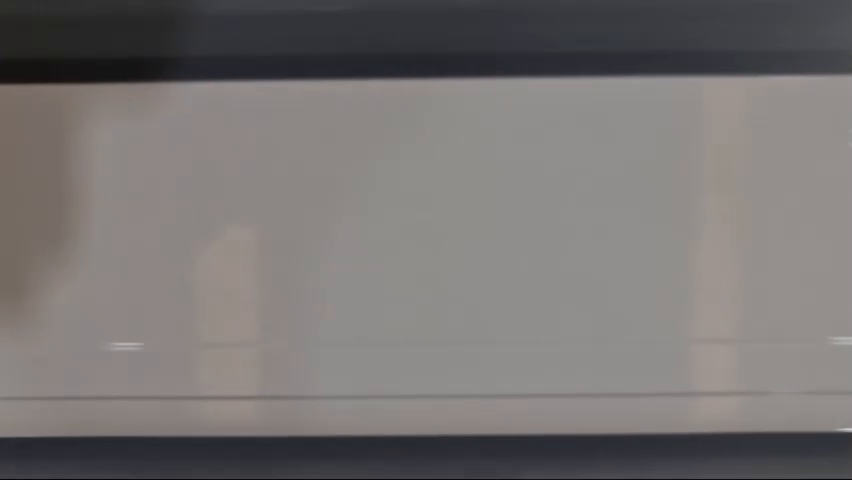
#> input picture frame 42 of static/video_esteira3_editado.mp4, 852 x 480 px
$ python testes_antes_de_aplicar.py   (older library calls are emulated)
#> lines starting #> are read from the running program, lines starting #| are printed output that depends on the picture; after the words box and inside, x2 and y2 are one past the last pixel; in counts of white or black regions, pixels touching at a corner belong together
import cv2
import numpy as np
import time

# video_path = 'static/video_esteira2_editado.mp4'
video_path = 'static/video_esteira3_editado.mp4'
# video_path = 'static/video_esteira2.mp4'
# video_path = 'static/video_esteira3.mp4'
cap = cv2.VideoCapture(video_path)
pontos_roi = [(570, 10), (480, 10), (480, 475), (570, 475)]
threshold_media_resultado = 11
maior_area = 50000 # area maxima de contorno dinamico
area_limite = 26000 # area minima de contorno dinamico
frames_processados = []
resultados = []

def extrair_roi_corretamente(frame):
    pts = np.array(pontos_roi, dtype=np.int32)
    pts = pts.reshape((-1, 1, 2))
    mask = np.zeros(frame.shape[:2], dtype=np.uint8)
    cv2.fillPoly(mask, [pts], 255)
    masked = cv2.bitwise_and(frame, frame, mask=mask)
    x, y, w, h = cv2.boundingRect(pts)
    roi_cortada = masked[y:y+h, x:x+w]
    return roi_cortada, (x, y, w, h)

def contornos(frame):
    gray = cv2.cvtColor(frame, cv2.COLOR_BGR2GRAY)
    _, thresh = cv2.threshold(gray, 120, 255, cv2.THRESH_BINARY)
    contours, _ = cv2.findContours(thresh, cv2.RETR_EXTERNAL, cv2.CHAIN_APPROX_SIMPLE)
    largest_rect = None
    for contour in contours:
        area = cv2.contourArea(contour)
        if area_limite < area < maior_area:
            x, y, w, h = cv2.boundingRect(contour)
            largest_rect = (x, y, w, h)
    if largest_rect is not None:
        return True, largest_rect
    else:
        return False, None

def process_frame(frame):
    mask = np.zeros_like(frame)
    cv2.fillPoly(mask, [np.array(pontos_roi, np.int32)], (255, 255, 255))
    gray_roi = cv2.cvtColor(frame, cv2.COLOR_BGR2GRAY)
    sobelx = cv2.Sobel(gray_roi, cv2.CV_64F, 1, 0, ksize=5)
    sobely = cv2.Sobel(gray_roi, cv2.CV_64F, 0, 1, ksize=5)
    sobel = cv2.magnitude(sobelx, sobely)
    sobel_bgr = cv2.cvtColor(cv2.convertScaleAbs(sobel), cv2.COLOR_GRAY2BGR)
    return sobel_bgr

def pontuacoes(processed_roi_contour):
    porcentagem_falhas_atual = np.mean(processed_roi_contour) / 255 * 100
    frames_processados.append(porcentagem_falhas_atual)
    return porcentagem_falhas_atual

# [48 lines left out: functions find_high_deviant_sequences, find_subsequence_indexes, analise_de_frames, escolhe_cor_resultado, not called in this run]

def menu_lateral(frame, status, porcentagem_falhas_atual, resultados, cor_resultado):
    cor_status=(255, 255, 255) if status=="OCIOSO" else (0, 255, 255)
    altura, largura = frame.shape[:2]
    largura_menu = 300
    cor_fundo = (50, 50, 50)
    menu = np.full((altura, largura_menu, 3), cor_fundo, dtype=np.uint8)
    margem_superior = 30
    espaco_entre_textos = 30
    cv2.putText(menu, f"Status: {status}", (10, margem_superior), cv2.FONT_HERSHEY_SIMPLEX, 0.5, cor_status, 1)
    cv2.putText(menu, f"Falhas: {porcentagem_falhas_atual:.2f}%", (10, margem_superior + espaco_entre_textos), cv2.FONT_HERSHEY_SIMPLEX, 0.5, (255, 255, 255), 1)
    cv2.putText(menu, "Media | analises | Sequencia", (10, margem_superior + 3*espaco_entre_textos), cv2.FONT_HERSHEY_SIMPLEX, 0.5, (255, 255, 255), 1)
    for resultado in resultados:
        cor_resultado = escolhe_cor_resultado(resultado)
        multiplicador = resultados.index(resultado)+4
        cv2.putText(menu, f"{resultado[1]} | {resultado[3]} | {resultado[4]}", (10, margem_superior + multiplicador*espaco_entre_textos), cv2.FONT_HERSHEY_SIMPLEX, 0.5, cor_resultado, 1)
    return np.hstack((frame, menu))


while True:
    ret, frame = cap.read()
#> frame is the input picture: shape (480, 852, 3); mean B, G, R 114.1, 115, 118.7
    # time.sleep(0.1) # DEBUG
    if not ret:
        break
    roi, (rx, ry, rw, rh) = extrair_roi_corretamente(frame)  # Extrai posicao de interesse
#> in extrair_roi_corretamente, `cv2.fillPoly(mask, [pts], 255)`:
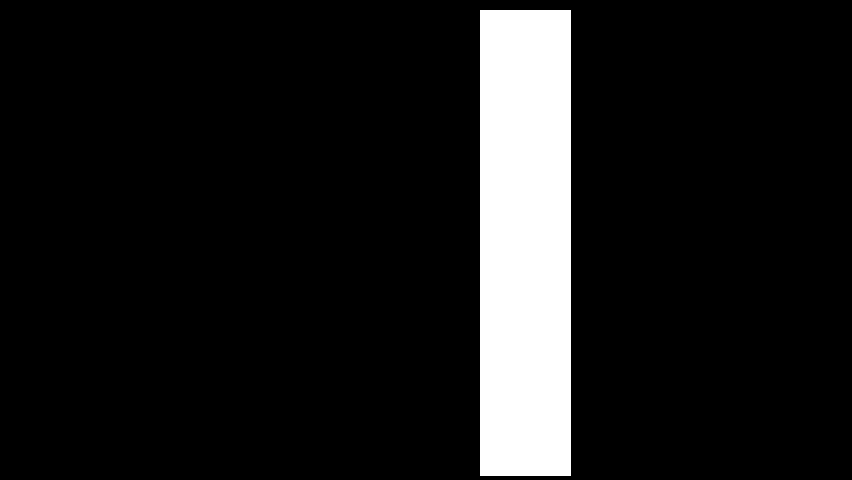
#> mask: shape (480, 852); 10.4% white; 1 white region, box (x1, y1, x2, y2) and area: (480, 10, 571, 476) 42406
#> in extrair_roi_corretamente, `roi_cortada = masked[y:y+h, x:x+w]`:
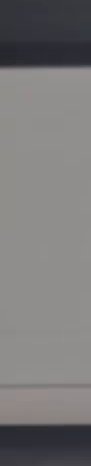
#> roi_cortada: shape (466, 91, 3); mean B, G, R 120.3, 120.4, 122.1
#> rx = 480; ry = 10; rw = 91; rh = 466
    success, largest_rect = contornos(roi)  # Encontra maior contorno dentro do ROI estabelecido
#> in contornos, `_, thresh = cv2.threshold(gray, 120, 255, cv2.THRESH_BINARY)`:
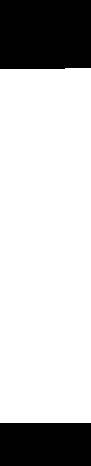
#> thresh: shape (466, 91); 76% white; 2 black regions, box (x1, y1, x2, y2) and area: (0, 0, 91, 69) 6253, (0, 423, 91, 466) 3913
#> in contornos, `contours, _ = cv2.findContours(thresh, cv2.RETR_EXTERNAL, cv2.CHAIN_AP..`: contours = 1 item
#> the loop in contornos, `for contour in contours:` made 1 pass
#> (area, x, y, w, h) on pass 1: (31795.5, 0, 68, 91, 355)
#> success = True; largest_rect = (0, 68, 91, 355)
    porcentagem_falhas_atual = 0
    if success:
        status = "EM ANALISE"
        x, y, w, h = largest_rect
#> x = 0; y = 68; w = 91; h = 355
        roi_contour = roi[y:y+h, x:x+w]
        processed_roi_contour = process_frame(roi_contour)
#> in process_frame, `cv2.fillPoly(mask, [np.array(pontos_roi, np.int32)], (255, 255, 255))`: mask: shape (355, 91, 3); every value is 0
#> in process_frame, `sobel_bgr = cv2.cvtColor(cv2.convertScaleAbs(sobel), cv2.COLOR_GRAY2BGR)`:
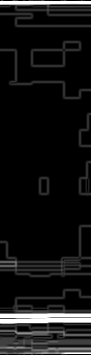
#> sobel_bgr: shape (355, 91, 3); min 0, max 255, mean 20.1
        porcentagem_falhas_atual = pontuacoes(processed_roi_contour) # Coleta pontuação do frame
#> in pontuacoes, `porcentagem_falhas_atual = np.mean(processed_roi_contour) / 255 * 100`: porcentagem_falhas_atual = 7.89
#> porcentagem_falhas_atual = 7.89
        roi[y:y+h, x:x+w] = processed_roi_contour
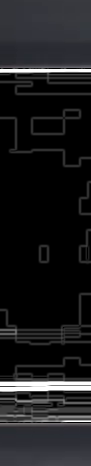
#> roi: shape (466, 91, 3); mean B, G, R 29.4, 28, 27.8
        frame[ry:ry+rh, rx:rx+rw] = roi
    elif len(frames_processados) > 0: # fechamento de frames analisados
        status = "FECHANDO..."
        resultado = analise_de_frames(frames_processados)
        resultados.insert(0, resultado)
        if len(resultados) > 5: # Mantem no maximo 5 registros
            resultados.pop(5)
        frames_processados = []
    else:
        status = "OCIOSO"
    cor_resultado = ''
    frame_com_menu = menu_lateral(frame, status, porcentagem_falhas_atual, resultados, cor_resultado)
#> in menu_lateral, `cv2.putText(menu, "Media | analises | Sequencia", (10, margem_superior..`:
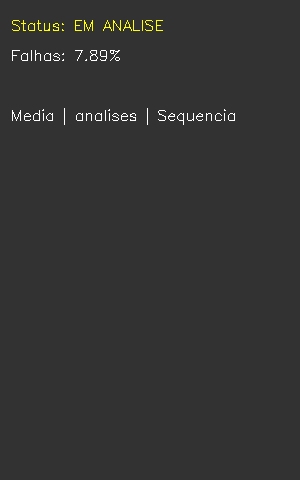
#> menu: shape (480, 300, 3); mean of channels 0, 1, 2 50.9, 51.6, 51.6; drawn as B, G, R
#> in menu_lateral, `return np.hstack((frame, menu))`:
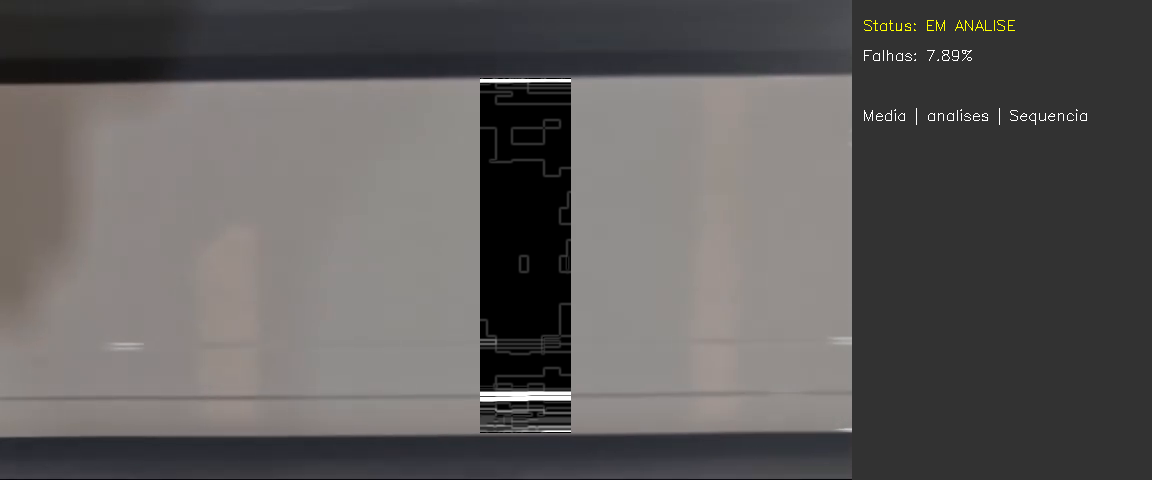
#> returned value: shape (480, 1152, 3); mean of channels 0, 1, 2 90.7, 91.4, 94; drawn as B, G, R
    cv2.imshow('Frame', frame_com_menu)
    if cv2.waitKey(25) & 0xFF == ord('q'):
#> (key q is pressed here)
        break

cap.release()
cv2.destroyAllWindows()

$ run again, starting later in the video
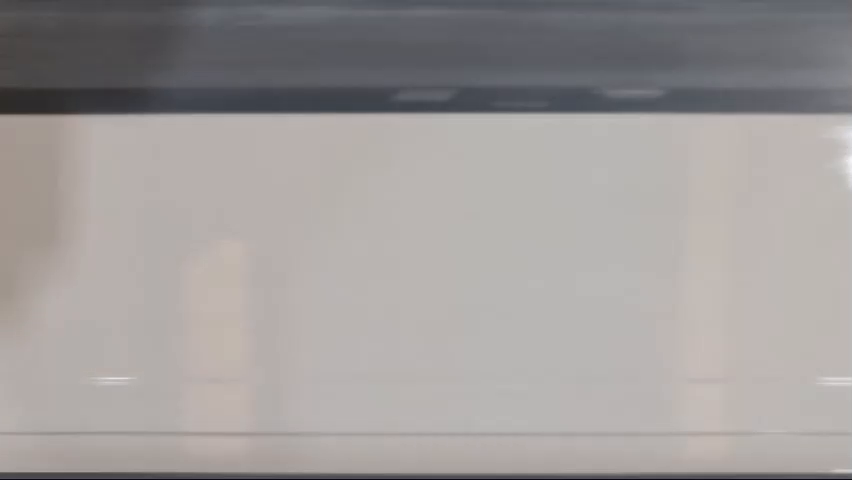
#> input picture frame 190 of static/video_esteira3_editado.mp4, 852 x 480 px
#> frame is the input picture: shape (480, 852, 3); mean B, G, R 154, 155.1, 159.3
#> rx = 480; ry = 10; rw = 91; rh = 466
#> in contornos, `_, thresh = cv2.threshold(gray, 120, 255, cv2.THRESH_BINARY)`:
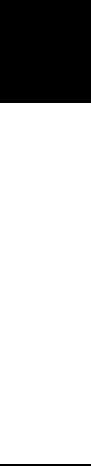
#> thresh: shape (466, 91); 77.5% white; 2 black regions, box (x1, y1, x2, y2) and area: (0, 0, 91, 103) 9373, (0, 464, 91, 466) 182
#> contours = [[[0, 103], [0, 463], [90, 463], [90, 103]]]
#> the loop in contornos, `for contour in contours:` made 1 pass
#> (contour, area, x, y, w, h) on pass 1: ([[0, 103], [0, 463], [90, 463], [90, 103]], 32400, 0, 103, 91, 361)
#> `success, largest_rect = contornos(roi)`: success = True; largest_rect = (0, 103, 91, 361)
#> `x, y, w, h = largest_rect`: x = 0; y = 103; w = 91; h = 361
#> in pontuacoes, `porcentagem_falhas_atual = np.mean(processed_roi_contour) / 255 * 100`: porcentagem_falhas_atual = 8.68
#> in menu_lateral, `return np.hstack((frame, menu))`:
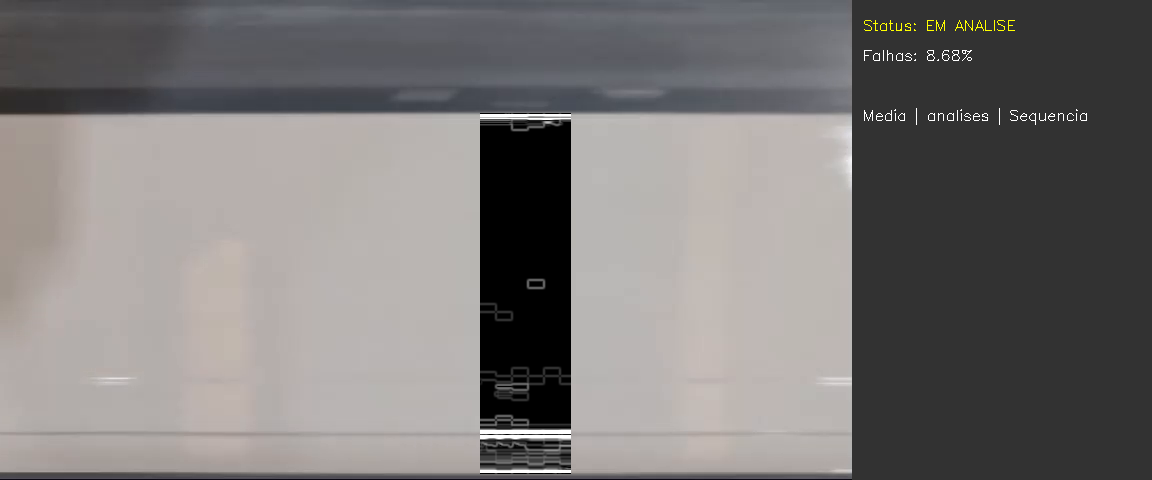
#> returned value: shape (480, 1152, 3); mean of channels 0, 1, 2 118, 118.8, 121.7; drawn as B, G, R

$ run again, starting later in the video
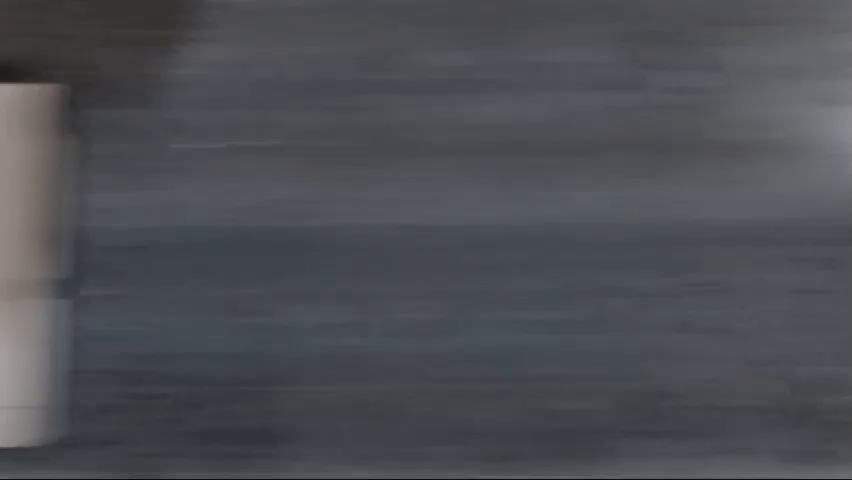
#> input picture frame 338 of static/video_esteira3_editado.mp4, 852 x 480 px
#> frame is the input picture: shape (480, 852, 3); mean B, G, R 83.4, 78.4, 76.6
#> mask: shape (480, 852); 10.4% white; 1 white region, box (x1, y1, x2, y2) and area: (480, 10, 571, 476) 42406
#> rx = 480; ry = 10; rw = 91; rh = 466
#> thresh: shape (466, 91); every value is 0
#> contours = []
#> success = False
#> in menu_lateral, `cv2.putText(menu, f"Status: {status}", (10, margem_superior), cv2.FONT..`:
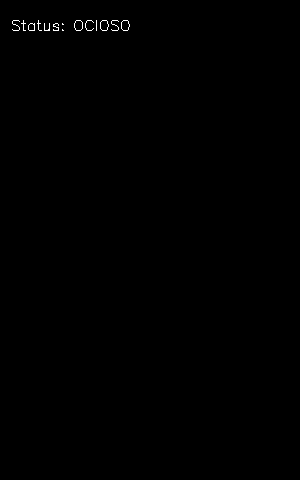
#> menu: shape (480, 300, 3); values 50 (black) and 255 (white), 0.19% white in thin lines or dots, all inside (x1, y1, x2, y2) = (12, 20, 130, 31)
#> in menu_lateral, `return np.hstack((frame, menu))`:
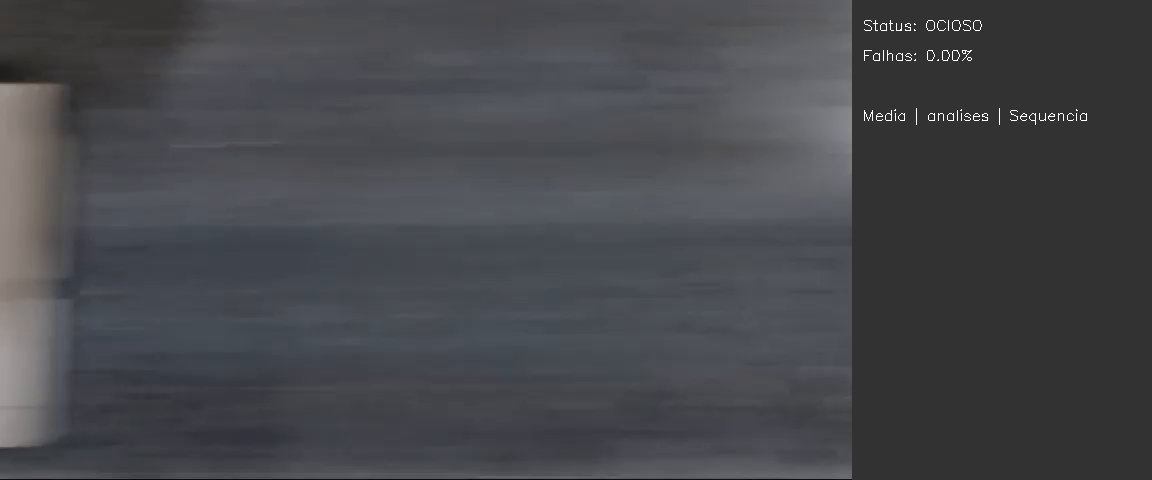
#> returned value: shape (480, 1152, 3); mean of channels 0, 1, 2 75.1, 71.4, 70; drawn as B, G, R
